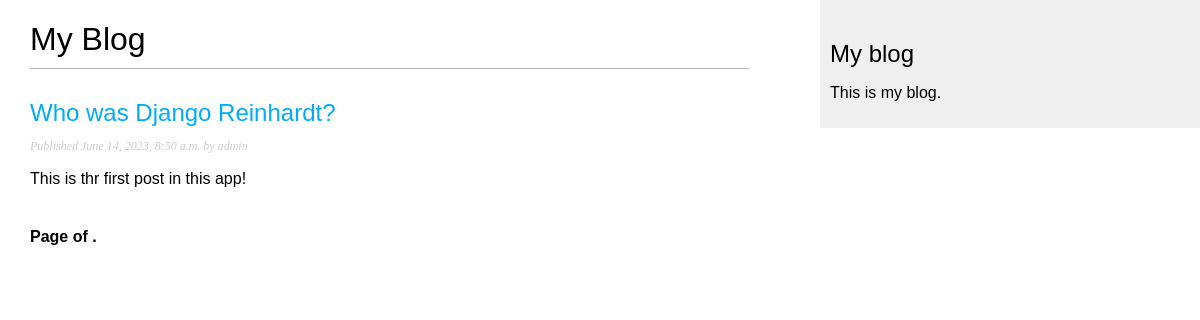
/blog/, run on an earlier commit of the app's database.
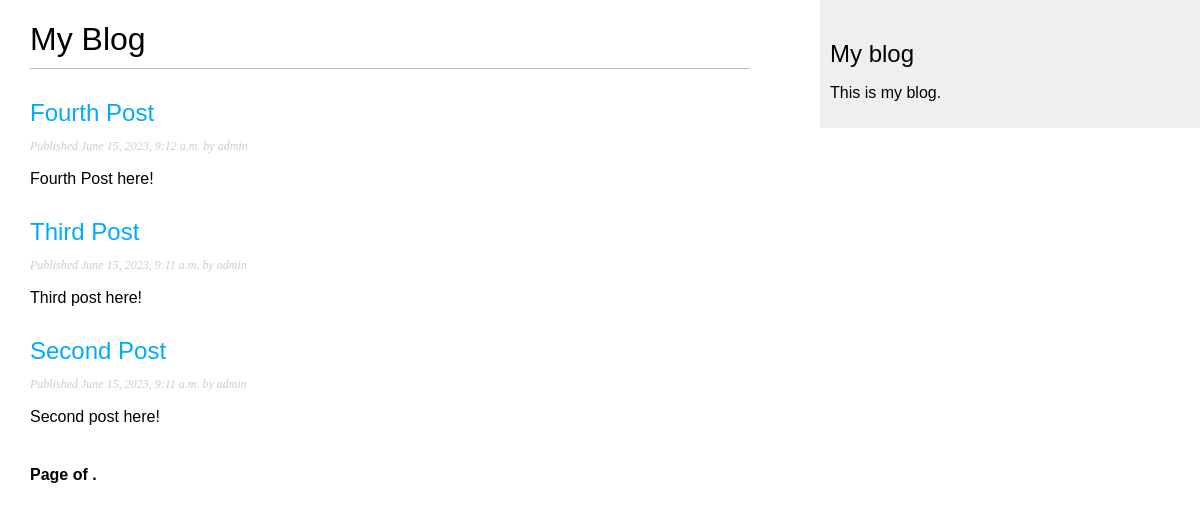
And on a later commit of the database.
### blog/models.py (models this page shows, shortened)
class Post(models.Model):
    class Status(models.TextChoices):
        DRAFT = 'DF', 'Draft'
        PUBLISHED = 'PB', 'Published'
    title = models.CharField(max_length=250)
    slug = models.SlugField(max_length=250,
                            unique_for_date='publish')
    author = models.ForeignKey(User,
                               on_delete=models.CASCADE,
                               related_name='blog_posts')
    body = models.TextField()
    publish = models.DateTimeField(default=timezone.now)
    created = models.DateTimeField(auto_now_add=True)
    updated = models.DateTimeField(auto_now=True)
    status = models.CharField(max_length=2,
                              choices=Status.choices,
                              default=Status.DRAFT)
    objects = models.Manager()  # менеджер, применяемый по умолчанию
    published = PublishedManager()  # конкретно-прикладной менеджер
    class Meta:
        ordering = ['-publish']
        indexes = [
            models.Index(fields=['-publish']),
        ]
    def get_absolute_url(self):
        return reverse('blog:post_detail',
                       args=[self.publish.year,
                             self.publish.month,
                             self.publish.day,
                             self.slug])

### blog/views.py (the view)
# urls.py: path('', views.post_list, name='post_list'),
def post_list(request):
    post_list = Post.published.all()
    paginator = Paginator(post_list, 3)
    page_number = request.GET.get('page', 1)
    try:
        posts = paginator.page(page_number)
    except PageNotAnInteger:
        posts = paginator.page(1)
    except EmptyPage:
        posts = paginator.page(paginator.num_pages)
    return render(request,
                 'blog/post/list.html',
                 {'posts': posts})

### blog/models.py (called while the page is built)
    def get_queryset(self):
        return super().get_queryset() \
            .filter(status=Post.Status.PUBLISHED)

### blog/templates/blog/post/list.html (shortened to what this page needs)
{% extends "blog/base.html" %}
{% block content %}
  <h1>My Blog</h1>
  {% for post in posts %}
    <h2>
      <a href="{{ post.get_absolute_url }}">
        {{ post.title }}
      </a>
    </h2>
    <p class="date">
      Published {{ post.publish }} by {{ post.author }}
    </p>
    {{ post.body|truncatewords:30|linebreaks }}
  {% endfor %}
  {% include "pagination.html" with page=page_obj %}
{% endblock %}

### blog/templates/blog/base.html (shortened to what this page needs)
{% load static %}
<!DOCTYPE html>
<html>
<head>
  <link href="{% static "css/blog.css" %}" rel="stylesheet">
</head>
<body>
  <div id="content">
    {% block content %}
    {% endblock %}
  </div>
  <div id="sidebar">
    <h2>My blog</h2>
    <p>This is my blog.</p>
  </div>
</body>
</html>

### blog/templates/pagination.html (shortened to what this page needs)
<div class="pagination">
  <span class="step-links">
    <span class="current">
      Page {{ page.number }} of {{ page.paginator.num_pages }}.
    </span>
  </span>
</div>

### blog/static/css/blog.css (style rules this page uses)
body { margin:0; padding:0; font-family:helvetica, sans-serif; }
a { color:#00abff; text-decoration:none; }
h1 { font-weight:normal; border-bottom:1px solid #bbb; padding:0 0 10px 0; }
h2 { font-weight:normal; margin:30px 0 0; }
#content { float:left; width:60%; padding:0 0 0 30px; }
#sidebar { float:right; width:30%; padding:10px; background:#efefef; height:100%; }
p.date { color:#ccc; font-family: georgia, serif; font-size: 12px; font-style: italic; }
.pagination { margin:40px 0; font-weight:bold; }

What changed in the data, as far as the page shows it:
no longer on this page (row unchanged): Post: title "Who was Django Reinhardt?", publish "June 14, 2023, 8:50 a.m.", author "admin", body "This is thr first post in this app!"
added Post: title "Fourth Post", publish "June 15, 2023, 9:12 a.m.", author "admin", body "Fourth Post here!"
added Post: title "Third Post", publish "June 15, 2023, 9:11 a.m.", author "admin", body "Third post here!"
added Post: title "Second Post", publish "June 15, 2023, 9:11 a.m.", author "admin", body "Second post here!"
